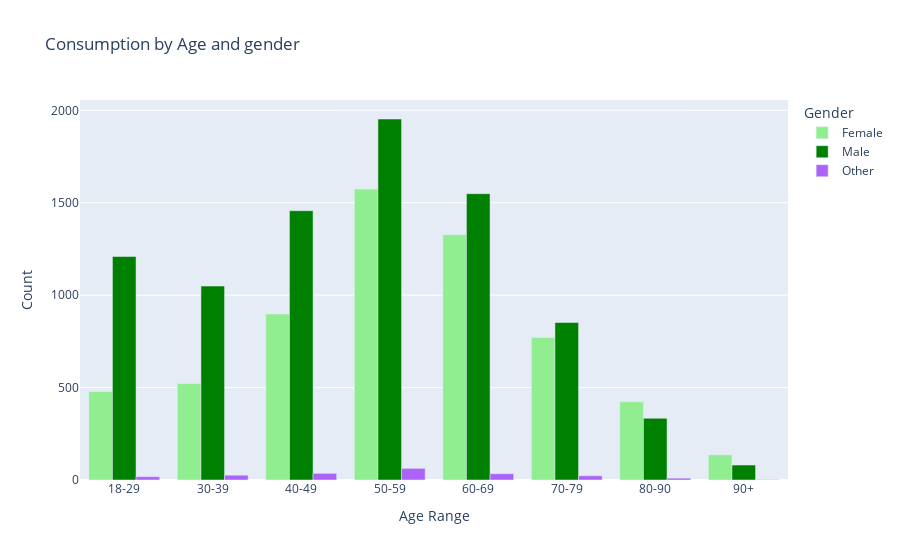

The cell this chart's notebook holds for it:
### Code cell
#How old are most of Starbucks customers with respect to gender?

fig = px.bar(grp, x="age_range", y="count",title="Consumption by Age and gender",
             color='sex', barmode='group', labels={"sex":"Gender", "count":"Count","age_range":"Age Range"},
             color_discrete_map={'Male':'green',
                                 'Female':'lightgreen',
                                 'Unknown':'#8c564b'})
fig.show()
fig.write_html("barAgeSex.html")

### Figure 1 — Plotly figure (JSON) as saved in the notebook; plotly's stock layout.template omitted (floating-point values rounded to 4 significant figures)
{"data": [{"alignmentgroup": "True", "hovertemplate": "Gender=Female<br>Age Range=%{x}<br>Count=%{y}<extra></extra>", "legendgroup": "Female", "marker": {"color": "lightgreen", "pattern": {"shape": ""}}, "name": "Female", "offsetgroup": "Female", "orientation": "v", "showlegend": true, "textposition": "auto", "type": "bar", "x": ["18-29", "30-39", "40-49", "50-59", "60-69", "70-79", "80-90", "90+"], "xaxis": "x", "y": [478, 522, 898, 1574, 1327, 771, 423, 136], "yaxis": "y"}, {"alignmentgroup": "True", "hovertemplate": "Gender=Male<br>Age Range=%{x}<br>Count=%{y}<extra></extra>", "legendgroup": "Male", "marker": {"color": "green", "pattern": {"shape": ""}}, "name": "Male", "offsetgroup": "Male", "orientation": "v", "showlegend": true, "textposition": "auto", "type": "bar", "x": ["18-29", "30-39", "40-49", "50-59", "60-69", "70-79", "80-90", "90+"], "xaxis": "x", "y": [1209, 1049, 1457, 1953, 1549, 852, 334, 81], "yaxis": "y"}, {"alignmentgroup": "True", "hovertemplate": "Gender=Other<br>Age Range=%{x}<br>Count=%{y}<extra></extra>", "legendgroup": "Other", "marker": {"color": "#ab63fa", "pattern": {"shape": ""}}, "name": "Other", "offsetgroup": "Other", "orientation": "v", "showlegend": true, "textposition": "auto", "type": "bar", "x": ["18-29", "30-39", "40-49", "50-59", "60-69", "70-79", "80-90", "90+"], "xaxis": "x", "y": [18, 26, 36, 63, 34, 23, 10, 2], "yaxis": "y"}], "layout": {"autosize": true, "barmode": "group", "legend": {"title": {"text": "Gender"}, "tracegroupgap": 0}, "title": {"text": "Consumption by Age and gender"}, "xaxis": {"anchor": "y", "autorange": true, "domain": [0, 1], "range": [-0.5, 7.5], "title": {"text": "Age Range"}, "type": "category"}, "yaxis": {"anchor": "x", "autorange": true, "domain": [0, 1], "range": [0, 2056.0], "title": {"text": "Count"}, "type": "linear"}}}
